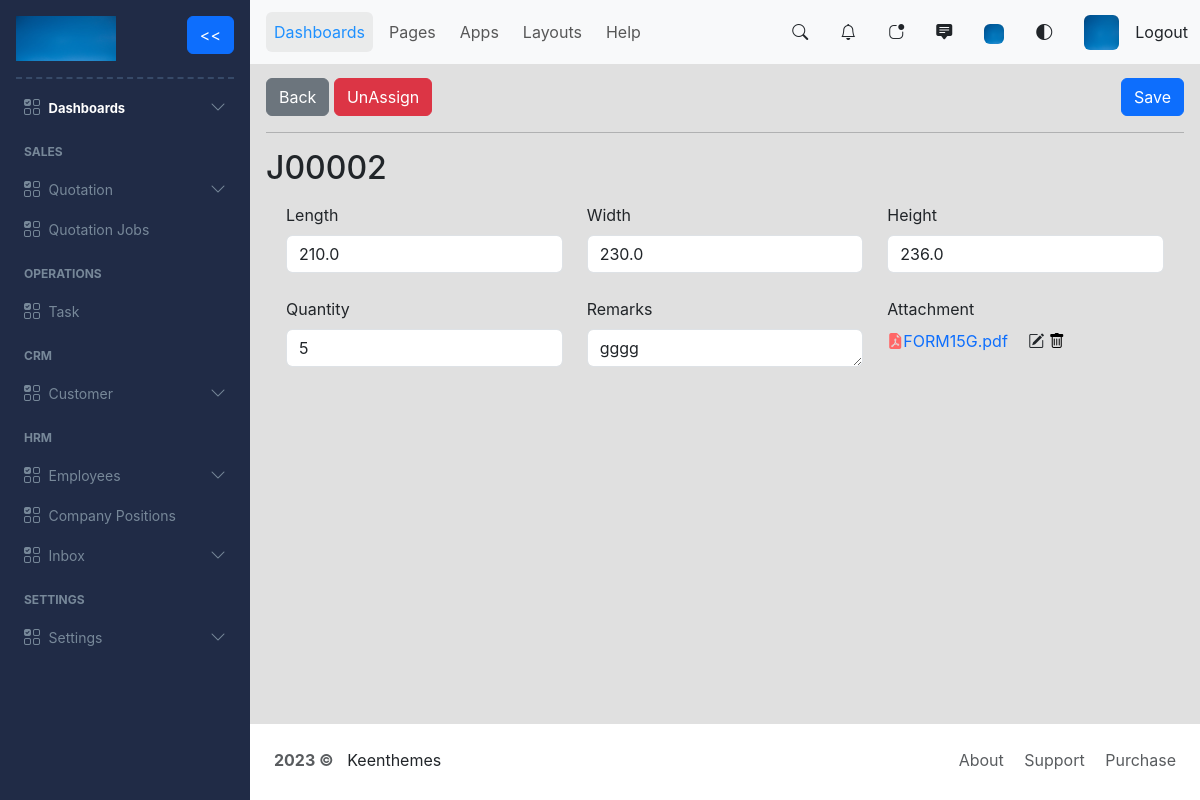
Page /each_quotation_job/9e636a75-5219-4e11-9fb6-36d4e3b08204 (signed in) on the committed database.
### myapp/models.py (models this page shows, shortened)
class QuotationJob(models.Model):
    id = models.UUIDField(primary_key=True, default=uuid.uuid4, unique=True, editable=False)
    quotation_id = models.ForeignKey(Quotation, on_delete=models.CASCADE)
    length = models.FloatField(null=False, blank=False)
    width = models.FloatField(null=False, blank=False)
    height = models.FloatField(null=False, blank=False)
    remarks = models.CharField(max_length=700, null=True, blank=True)
    quantity = models.IntegerField(null=False, blank=False)
    attachment = models.FileField(null=True, blank=True)
    sequential_code = models.CharField(max_length=50, null=True, blank=True, unique=True)

### myapp/views.py (the view)
# urls.py: path('each_quotation_job/<uuid:job_id>', views.eachQuotationJob, name='each_quotation_job'),
@login_required
def eachQuotationJob(request, job_id):
    quotation_job = get_object_or_404(QuotationJob, pk=job_id)
    job_form = QuotationJobForm(instance=quotation_job)
    job_task = Task.objects.filter(job_id=job_id).first()
    job_operator = JobAssign.objects.filter(job_id=job_id).first()
    if request.method == 'POST':
        job_form = QuotationJobForm(request.POST, request.FILES, instance=quotation_job)
        if job_form.is_valid():
            job_form.save()
        return redirect(reverse('each_quotation_job', kwargs={'job_id': job_id}))
    return render(request, 'quotation_job/quotation_job.html', {'job_form': job_form, 'job_id': quotation_job, 'job_task': job_task, 'job_operator': job_operator})

### myapp/models.py (called while the page is built)
    def __str__(self) -> str:
        return self.name

### myapp/templates/quotation_job/quotation_job.html (shortened to what this page needs)
{% extends 'index.html' %}
{% block content %}
{% load static %}
<form method="POST" action="" enctype="multipart/form-data" id="jobForm">
    <div class="d-flex justify-content-between">
        <div>
            <a href="{% url 'view_quotation_jobs' %}" class="btn btn-secondary">Back</a>
            {% if job_task and job_operator %}
                <a href="" id="unAssignModal" class="btn btn-danger" data-bs-toggle="modal" data-bs-target="#unAssignTaskModal">UnAssign</a>
            {% else %}
                <a href="" id="openModalLink" class="btn btn-primary" data-bs-toggle="modal" data-bs-target="#jobAssignModal">Assign</a>
            {% endif %}
        </div>
        <div>
            <button type="submit" class="btn btn-primary">Save</button>
        </div>
    </div>
    <hr>
    <div>
        <h2>{{ job_id.sequential_code }}</h2>
    </div>
    <div class="row mt-3 ms-2 me-2 d-flex justify-content-center">
        <div class="col mb-4">
            <label for="formLength" class="form-label">Length</label>
            {{ job_form.length }}
        </div>
        <div class="col mb-4">
            <label for="formWidth" class="form-label">Width</label>
            {{ job_form.width }}
        </div>
        <div class="col mb-4">
            <label for="formHeight" class="form-label">Height</label>
            {{ job_form.height }}
        </div>
    </div>
    <div class="row ms-2 me-2 d-flex justify-content-center">
        <div class="col mb-4">
            <label for="formQuantity" class="form-label">Quantity</label>
            {{ job_form.quantity }}
        </div>
        <div class="col mb-4">
            <label for="formRemarks" class="form-label">Remarks</label>
            {{ job_form.remarks }}
        </div>
        <div class="col mb-4">
            <label for="formAttachment" class="form-label">Attachment</label>
            {% if job_id.attachment %}
                <br>
                <i class="bi bi-file-earmark-pdf-fill" style="color: #ff6666;"></i><a href="{{ job_id.attachment.url }}" target="_blank" style="text-decoration: none;">{{ job_id.attachment.name }}</a>
                <label for="formAttachment" class="form-label ms-auto">
                    <i class="bi bi-pencil-square ms-3" style="cursor: pointer;"></i>
                </label>
                <a href="{% url 'delete_attachment' job_id.id %}" style="color: black;"><i class="bi bi-trash"></i></a>
            {% else %}
                {{ job_form.attachment }}
            {% endif %}
        </div>
    </div>
</form>
{% endblock content %}

### myapp/static/css/keenweb.css (style rules this page uses)
* { font-family: Inter, Helvetica, "sans-serif";; }

### rows in the picture
QuotationJob: sequential_code "J00002", length "210.0", width "230.0", height "236.0", quantity "5", remarks "gggg", attachment.name "FORM15G.pdf"
